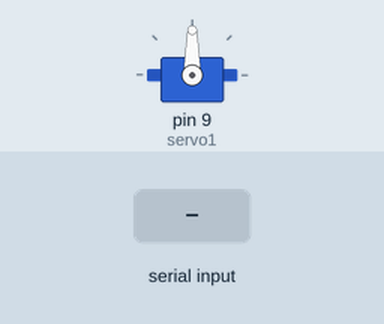
Bench run of a sketch on a simulated Arduino Uno, built with avr-gcc and run on an emulated ATmega328P. Shown: servo. The inputs (shaded band) are chosen by the test bench.

Above: at 1.2 s.
1.3 s: byte 30 received over Serial
At 2.5 s:
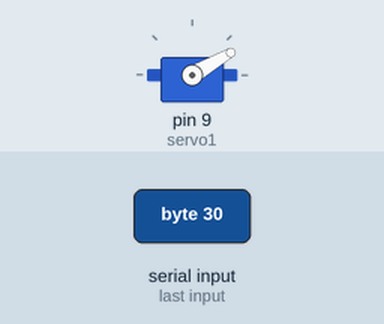
2.8 s: byte 120 received over Serial
At 3.8 s:
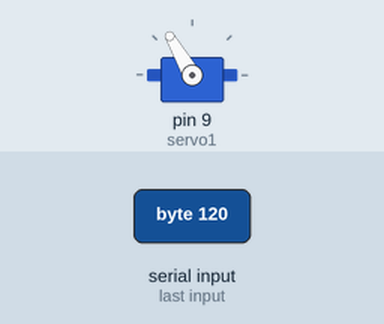
Timing chart, 0 to 5.8 s (numbered marks = the images above; inputs shaded):
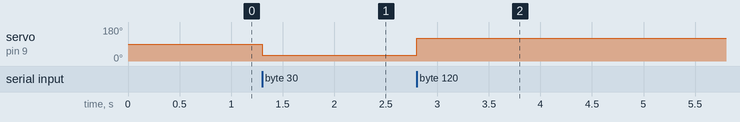

Measured:
- after the input at 1.3 s, servo on pin 9 (servo1): 90° → 30° at once
- after the input at 2.8 s, servo on pin 9 (servo1): 30° → 120° at once

The sketch:

servo.ino
```cpp
#include <Servo.h>

Servo servo1;

Servo servoMotor;
const int servoPin = 9;
int pos = 0;

void setup() {
  servo1.attach(9);  // Attach servo1 to digital pin 9
  Serial.begin(9600); // Initialize serial comm at 9600 baud
}

void loop() {
  if (Serial.available() > 0) {
    pos = Serial.read(); // Read the incoming byte (angle)
    servo1.write(pos);   // Set the servo position
    }
  }
```
